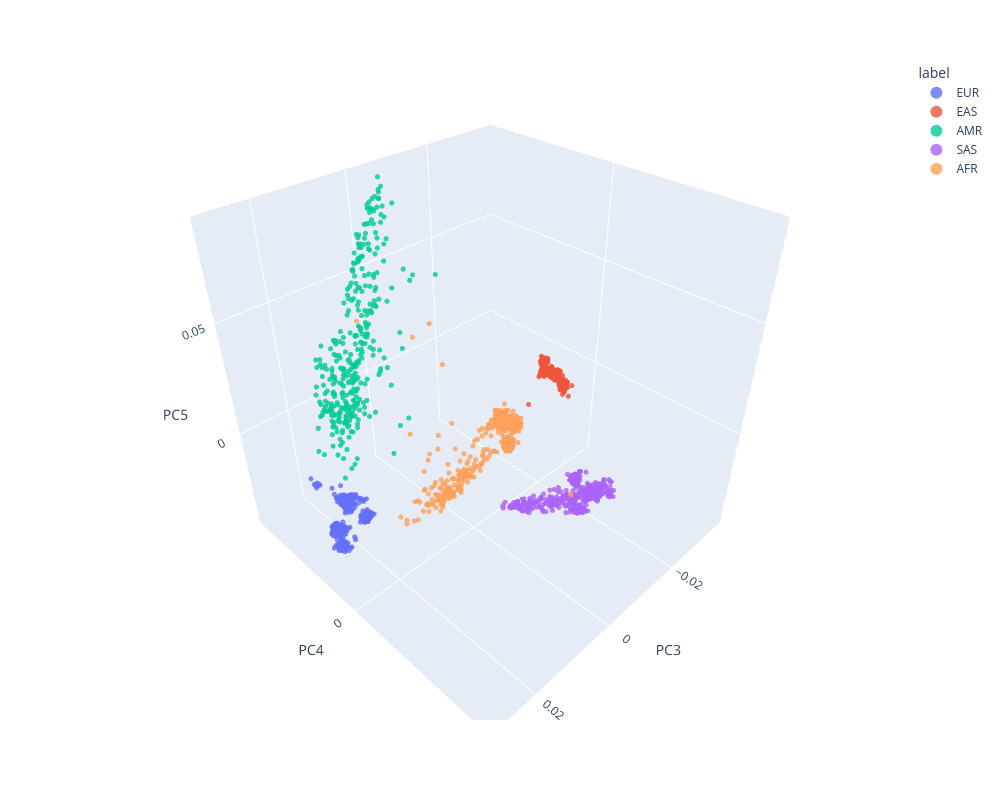

This figure's notebook cell:
### Code cell
fig = plot_pcs_3d(Vt, label_arr.astype(str), 3,4,5)

### Figure 1 — Plotly figure (JSON) as saved in the notebook; plotly's stock layout.template omitted (floating-point values rounded to 4 significant figures; data arrays with more than 128 entries replaced by an {"elided": "..."} marker saying what was removed)
{"data": [{"hovertemplate": "label=EUR<br>PC3=%{x}<br>PC4=%{y}<br>PC5=%{z}<extra></extra>", "legendgroup": "EUR", "marker": {"color": "#636efa", "opacity": 0.8, "size": 3, "symbol": "circle"}, "mode": "markers", "name": "EUR", "scene": "scene", "showlegend": true, "type": "scatter3d", "x": {"elided": "503 float values"}, "y": {"elided": "503 float values"}, "z": {"elided": "503 float values"}}, {"hovertemplate": "label=EAS<br>PC3=%{x}<br>PC4=%{y}<br>PC5=%{z}<extra></extra>", "legendgroup": "EAS", "marker": {"color": "#EF553B", "opacity": 0.8, "size": 3, "symbol": "circle"}, "mode": "markers", "name": "EAS", "scene": "scene", "showlegend": true, "type": "scatter3d", "x": {"elided": "504 float values"}, "y": {"elided": "504 float values"}, "z": {"elided": "504 float values"}}, {"hovertemplate": "label=AMR<br>PC3=%{x}<br>PC4=%{y}<br>PC5=%{z}<extra></extra>", "legendgroup": "AMR", "marker": {"color": "#00cc96", "opacity": 0.8, "size": 3, "symbol": "circle"}, "mode": "markers", "name": "AMR", "scene": "scene", "showlegend": true, "type": "scatter3d", "x": {"elided": "347 float values"}, "y": {"elided": "347 float values"}, "z": {"elided": "347 float values"}}, {"hovertemplate": "label=SAS<br>PC3=%{x}<br>PC4=%{y}<br>PC5=%{z}<extra></extra>", "legendgroup": "SAS", "marker": {"color": "#ab63fa", "opacity": 0.8, "size": 3, "symbol": "circle"}, "mode": "markers", "name": "SAS", "scene": "scene", "showlegend": true, "type": "scatter3d", "x": {"elided": "489 float values"}, "y": {"elided": "489 float values"}, "z": {"elided": "489 float values"}}, {"hovertemplate": "label=AFR<br>PC3=%{x}<br>PC4=%{y}<br>PC5=%{z}<extra></extra>", "legendgroup": "AFR", "marker": {"color": "#FFA15A", "opacity": 0.8, "size": 3, "symbol": "circle"}, "mode": "markers", "name": "AFR", "scene": "scene", "showlegend": true, "type": "scatter3d", "x": {"elided": "661 float values"}, "y": {"elided": "661 float values"}, "z": {"elided": "661 float values"}}], "layout": {"height": 800, "legend": {"itemsizing": "constant", "title": {"text": "label"}, "tracegroupgap": 0}, "margin": {"t": 60}, "scene": {"aspectmode": "cube", "domain": {"x": [0, 1], "y": [0, 1]}, "xaxis": {"title": {"text": "PC3"}}, "yaxis": {"title": {"text": "PC4"}}, "zaxis": {"title": {"text": "PC5"}}}, "width": 1000}}
